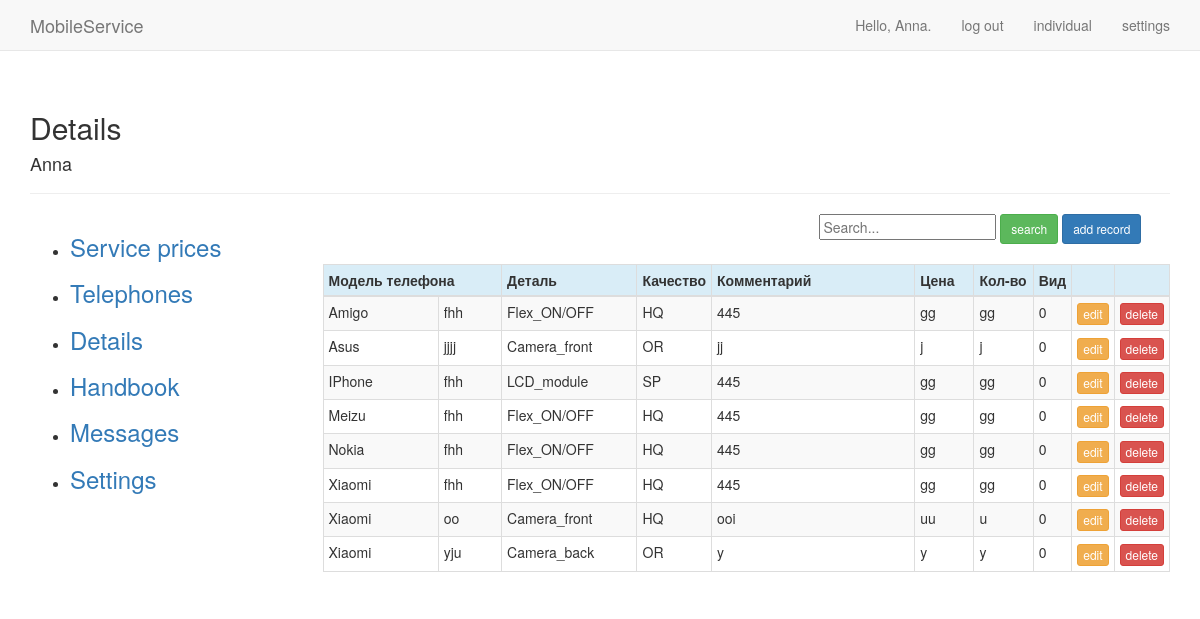
Page /users/details/ (signed in) on the earlier database version.
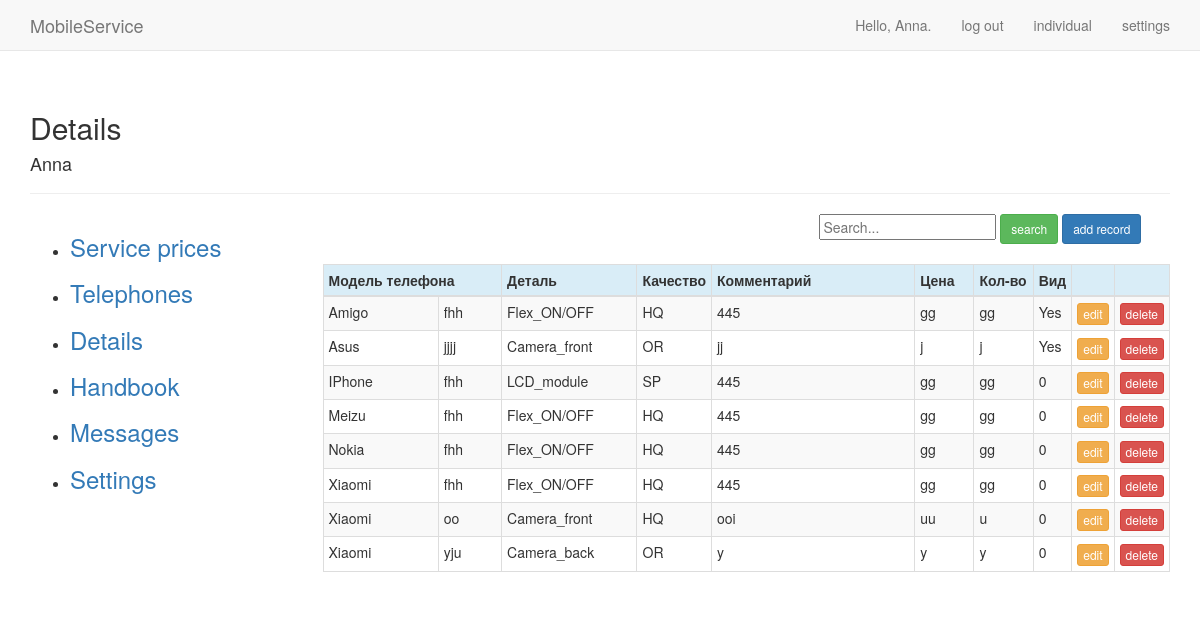
Same page on the later database version.
### users/models.py (models this page shows)
class Details(models.Model):
    SAM = 'Samsung'
    ALK = 'Alkatel'
    ASE = 'Aser'
    AMI = 'Amigo'
    AMO = 'Amoi'
    APL = 'IPhone'
    ASU = 'Asus'
    BBR = 'BlackBerry'
    BVI = 'BlackView'
    BLU = 'BLU'
    BQ = 'BQ'
    CAT = 'CAT'
    CAP = 'Caterpillar'
    COO = 'Coolpad'
    CUB = 'Cubot'
    DOO = 'Doogee'
    DOR = 'Doro'
    EST = 'Estar'
    ELE = 'Elephone'
    GIG = 'Gigabyte'
    GET = 'Getnord'
    GOO = 'Google'
    HTC = 'HTC'
    HP = 'HP'
    HOM = 'HomTom'
    KAZ = 'Kazam'
    MYP = 'MyPhone'
    NOU = 'Nous'
    ONE = 'OnePlus'
    OUK = 'Oukitel'
    PRE = 'Prestigio'
    ZTE = 'ZTE'
    ZOP = 'Zopo'
    HUA = 'Huawei'
    LEN = 'Lenovo'
    SON = 'Sony'
    LG = 'LG'
    MEI = 'Meizu'
    XIA = 'Xiaomi'
    MIR = 'Microsoft'
    NOK = 'Nokia'
    OTH = '------->'
    """детали"""
    LCD_MOD = 'LCD_module'
    LCD = 'LCD'
    TOU = 'Touch'
    FLEX_CH = 'Flex_charging'
    FLEX_ON = 'Flex_ON/OFF'
    FLEX_CAM = 'Flex_camera'
    BAT = 'Battery'
    CAM_FR = 'Camera_front'
    CAM_BC = 'Camera_back'
    BC = 'Back_cover'
    """качество"""
    SP = 'SP'
    OR = 'OR'
    HQ = 'HQ'
    COPY = 'COPY'
    """видимость другим"""
    VIS = 'Yes'
    INVIS = 'No'
    BRAND = ((APL, 'IPhone'), (SAM, 'Samsung'), (HUA, 'Huawei'), (MEI, 'Meizu'), (XIA, 'Xiaomi'), (NOK, 'Nokia'),
        (MIR, 'Microsoft'), (PRE, 'Prestigio'), (SON, 'Sony'), (ALK, 'Alcatel'), (ASU, 'Asus'), (ASE, 'Aser'),
        (AMI, 'Amigo'), (AMO, 'Amoi'), (BVI, 'BlackView'), (BLU, 'BLU'), (BQ, 'BQ'), (BBR, 'BlackBerry'),
        (CAT, 'CAT'), (CAP, 'Caterpillar'), (COO, 'Coolpad'), (CUB, 'Cubot'), (DOO, 'Doogee'), (DOR, 'Doro'),
        (ELE, 'Elephone'), (EST, 'Estar'), (GIG, 'Gigabyte'), (GET, 'Getnord'), (GOO, 'Google'), (HTC, 'HTC'),
        (HOM, 'HomTom'), (HP, 'HP'), (KAZ, 'Kazam'), (LEN, 'Lenovo'), (LG, 'Lg'), (MYP, 'MyPhone'),
        (NOU, 'Nous'), (ONE, 'OnePlus'), (OUK, 'Oukitel'), (ZOP, 'Zopo'), (ZTE, 'ZTE'), (OTH, '------->'))
    DETAIL = ((BAT,'Battery'),(BC,'Back_cover'),(CAM_BC,'Camera_back'),(CAM_FR,'Camera_front'),(FLEX_CH,'Flex_charging'),
        (FLEX_ON,'Flex_ON/OFF'),(FLEX_CAM,'Flex_camera'),(LCD_MOD,'LCD_module'),(LCD,'LCD'),(TOU,'Touch'))
    QUALITY = ((SP,'SP'),(OR,'OR'),(HQ,'HQ'),(COPY,'COPY'))
    DETAIL_VISIBILITY = ((VIS,'Yes'),(INVIS,'No'))
    user_model = models.CharField(max_length=20, choices = BRAND)
    user_model_1 = models.CharField(max_length=20)
    user_detail = models.CharField(max_length=20, choices = DETAIL)
    detail_quality = models.CharField(max_length=10,choices = QUALITY)
    detail_comment = models.CharField(max_length=20,default='*')
    detail_price = models.CharField(max_length=5)
    detail_quantity = models.CharField(max_length=5)
    owner = models.ForeignKey(User, on_delete=models.CASCADE)
    detail_visible = models.CharField(max_length=10, choices = DETAIL_VISIBILITY)

### users/views.py (the view)
# urls.py: path('details/', views.details, name= 'details'),
@login_required
def details(request):
    details = Details.objects.filter(owner=request.user).order_by('user_model','user_model_1')
    context = {'details': details}
    return render(request, 'users/details.html', context)

### users/templates/users/details.html (shortened to what this page needs)
{% extends "mobile/base_1.html" %}
{% load bootstrap3 %}
{% block header %}
  <h2>Details</h2><h4>{{user.username}}</h4>
{% endblock header %}
{% block content %}
  <div class="row">
    <div class="col-sm-offset-7">
      <form action="{% url 'users:details_search' %}" method="get" autocomplete="off" >
        <input name="q" type="text" placeholder="Search...">
        <button type="submit" class="btn btn-success btn-sm">search</button>
        <a href="{% url 'users:details_new_record' %}" class="btn btn-primary btn-sm">add record</a>
      </form>
    </div>
  </div>
  <div class="row">
    <div class="col-sm-8">
    </div>
  </div>
<table class="table table-striped table-bordered table-condensed table-hover">
    <thead>
      <tr class="info">
        <th colspan="2">Модель телефона</th>
        <th style="width:16%">Деталь</th>
        <th style="width:8%">Качество</th>
        <th style="width:24%">Комментарий</th>
        <th style="width:7%">Цена</th>
        <th style="width:7%">Кол-во</th>
        <th style="width:3%">Вид</th>
        <th style="width:5%"></th>
        <th style="width:5%"></th>
      </tr>
    </thead>
    <tbody>
      {% for detail in details %}
        <tr>
          <td>{{detail.user_model}}</td>
          <td>{{detail.user_model_1}}</td>
          <td>{{detail.user_detail}}</td>
          <td>{{detail.detail_quality}}</td>
          <td>{{detail.detail_comment}}</td>
          <td>{{detail.detail_price}}</td>
          <td>{{detail.detail_quantity}}</td>
          <td>{{detail.detail_visible}}</td>
          <td><a href="{% url 'users:details_edit' detail.id %}" class="btn btn-warning btn-xs">edit</a></td>
          <td><a href="{% url 'users:details_delete' detail.id %}" class="btn btn-danger btn-xs">delete</a></td>
        </tr>
      {% endfor %}
     </tbody>
 </table>
{% endblock content %}

Differences in the rows shown:
changed Details "Amigo": detail_visible "0" → "Yes"
changed Details "Asus": detail_visible "0" → "Yes"
